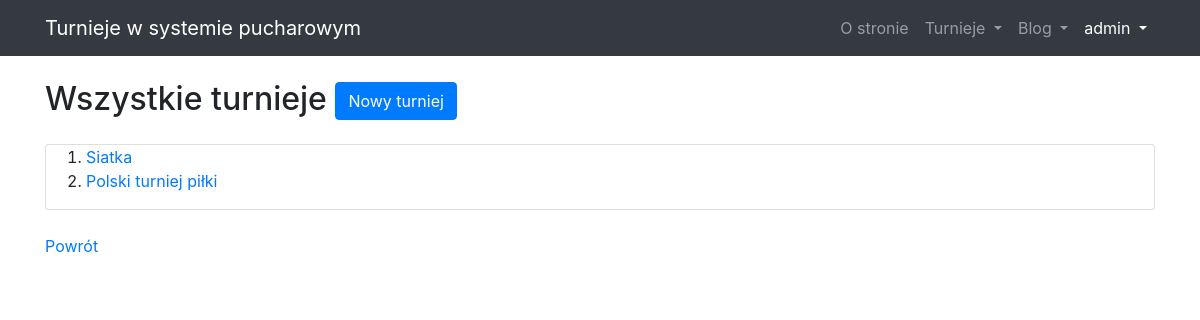
Screenshot of /tournaments/ (signed in) with the database file from the repository.
### user/models.py (models this page shows)
class User(AbstractUser):
    date_of_birth = models.DateField(default=date.today)

### tournaments_app/models/tournament_model.py (models this page shows, shortened)
class Tournament(models.Model):
    id = models.AutoField(db_index=True, primary_key=True)
    name = models.CharField(max_length=20)
    start_date = models.DateField()
    end_date = models.DateField()
    max_number_of_players = models.IntegerField()
    registered_teams = models.ManyToManyField('tournaments_app.Team')

### tournaments_app/views/tournaments_views.py (the view)
# urls.py: path('', AllTournamentsView.as_view(), name="tournaments-home"),
class AllTournamentsView(ListView):
    model = Tournament
    def get_context_data(self, **kwargs):
        return {'Tournaments':  Tournament.objects.all()}

### tournaments_app/templates/tournaments_app/tournament_list.html
{% extends "tournaments_app/base.html" %}
{% block content %}
<article>
    {% if Tournaments  %}
    <h2 class="mt-4 mb-3">Wszystkie turnieje
        <a class="btn btn-primary" href="{% url 'tournament_add' %}">Nowy turniej</a>
    </h2>
    <div class="card my-4">
        <ol>
            {% for tournament in Tournaments %}
            <li><a href="{% url 'tournament_detail' tournament.id %}">{{ tournament.name }} </a> </li>
            {% endfor %}
        </ol>
    </div>
    {% else %}
    <h2 class="mt-4 mb-3">Nie ma jeszcze utworzonego turnieju w bazie danych.<a class="btn btn-primary"
            href="{% url 'tournament_add' %}">Nowy turniej</a>
    </h2>
    {% endif %}
    <a href="{{request.META.HTTP_REFERER}}">Powrót</a>
</article>
{% endblock content %}

### tournaments_app/templates/tournaments_app/base.html (shortened to what this page needs)
{% load static %}
<!DOCTYPE html>
<html>
<head>
    <link rel="stylesheet" href="https://stackpath.bootstrapcdn.com/bootstrap/4.1.3/css/bootstrap.min.css"
>
    <link rel="stylesheet" href="{% static "css/bootstrap.min.css" %}">
    <link rel="stylesheet" href="{% static "css/modern-business.css" %}">
</head>
{% load crispy_forms_tags %}
<body>
    <nav class=" navbar fixed-top navbar-expand-lg navbar-dark bg-dark fixed-top">
        <div class="container">
            <a class="navbar-brand" href="{% url 'blog-home' %}">Turnieje w systemie pucharowym</a>
            <div class="collapse navbar-collapse" id="navbarResponsive">
                <ul class="navbar-nav ml-auto">
                    <li class="nav-item">
                        <a class="nav-link" href="{% url 'blog-about' %}">O stronie</a>
                    </li>
                    <li class="nav-item dropdown">
                        <a class="nav-link dropdown-toggle" href="#" id="navbarDropdownPortfolio" data-toggle="dropdown"
                            aria-haspopup="true" aria-expanded="false">
                            Turnieje
                        </a>
                    </li>
                    <li class="nav-item dropdown">
                        <a class="nav-link dropdown-toggle" href="#" id="navbarDropdownBlog" data-toggle="dropdown"
                            aria-haspopup="true" aria-expanded="false">
                            Blog
                        </a>
                    </li>
                    <li class="nav-item active dropdown">
                        <a class="nav-link dropdown-toggle" href="#" id="navbarDropdownBlog" data-toggle="dropdown"
                            aria-haspopup="true" aria-expanded="false">
                            {% if user.is_authenticated %}
                            {{ user.username }}
                            {% else %}
                            Konto
                            {% endif %}
                        </a>
                    </li>
                </ul>
            </div>
        </div>
    </nav>
    <div class="container">
        {% block content %}
        {% endblock %}
    </div>
</body>
</html>

### tournaments_app/static/css/modern-business.css (style rules this page uses)
body { padding-top: 56px; }

### rows the page displays
User: username "admin"
Tournament: name "Siatka"
Tournament: name "Polski turniej piłki"
